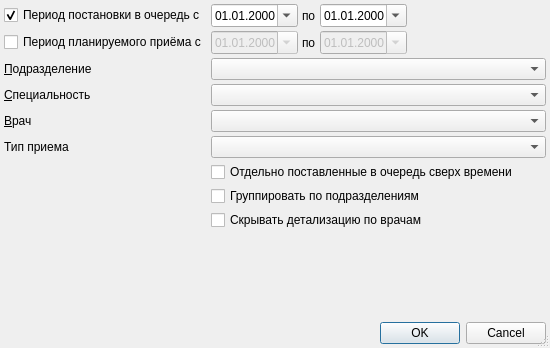
<?xml version="1.0" encoding="UTF-8"?>
<ui version="4.0">
 <class>PreRecordPlanExecutionByDoctorsDialog</class>
 <widget class="QDialog" name="PreRecordPlanExecutionByDoctorsDialog">
  <property name="windowModality">
   <enum>Qt::ApplicationModal</enum>
  </property>
  <property name="geometry">
   <rect>
    <x>0</x>
    <y>0</y>
    <width>550</width>
    <height>348</height>
   </rect>
  </property>
  <property name="windowTitle">
   <string>параметры отчёта</string>
  </property>
  <property name="sizeGripEnabled">
   <bool>true</bool>
  </property>
  <layout class="QGridLayout" name="gridLayout">
   <property name="margin">
    <number>4</number>
   </property>
   <property name="spacing">
    <number>4</number>
   </property>
   <item row="3" column="1" colspan="5">
    <widget class="CRBComboBox" name="cmbSpeciality">
     <property name="sizePolicy">
      <sizepolicy hsizetype="Preferred" vsizetype="Fixed">
       <horstretch>0</horstretch>
       <verstretch>0</verstretch>
      </sizepolicy>
     </property>
     <property name="whatsThis">
      <string>&lt;html&gt;&lt;head&gt;&lt;meta name=&quot;qrichtext&quot; content=&quot;1&quot; /&gt;&lt;style type=&quot;text/css&quot;&gt;
p, li { white-space: pre-wrap; }
&lt;/style&gt;&lt;/head&gt;&lt;body style=&quot; font-family:'MS Shell Dlg 2'; font-size:8.25pt; font-weight:400; font-style:normal;&quot;&gt;
&lt;p style=&quot;-qt-paragraph-type:empty; margin-top:0px; margin-bottom:0px; margin-left:0px; margin-right:0px; -qt-block-indent:0; text-indent:0px;&quot;&gt;&lt;/p&gt;&lt;/body&gt;&lt;/html&gt;</string>
     </property>
    </widget>
   </item>
   <item row="4" column="0">
    <widget class="QLabel" name="lblPerson">
     <property name="sizePolicy">
      <sizepolicy hsizetype="Preferred" vsizetype="Preferred">
       <horstretch>0</horstretch>
       <verstretch>0</verstretch>
      </sizepolicy>
     </property>
     <property name="text">
      <string>&amp;Врач</string>
     </property>
     <property name="buddy">
      <cstring>cmbPerson</cstring>
     </property>
    </widget>
   </item>
   <item row="1" column="2">
    <widget class="QLabel" name="lblEndScheduleDate">
     <property name="sizePolicy">
      <sizepolicy hsizetype="Maximum" vsizetype="Preferred">
       <horstretch>0</horstretch>
       <verstretch>0</verstretch>
      </sizepolicy>
     </property>
     <property name="text">
      <string>по</string>
     </property>
     <property name="buddy">
      <cstring>edtEndScheduleDate</cstring>
     </property>
    </widget>
   </item>
   <item row="7" column="1" colspan="5">
    <widget class="QCheckBox" name="chkGroupByOrgStructure">
     <property name="sizePolicy">
      <sizepolicy hsizetype="Preferred" vsizetype="Fixed">
       <horstretch>0</horstretch>
       <verstretch>0</verstretch>
      </sizepolicy>
     </property>
     <property name="text">
      <string>Группировать по подразделениям</string>
     </property>
    </widget>
   </item>
   <item row="2" column="1" colspan="5">
    <widget class="COrgStructureComboBox" name="cmbOrgStructure">
     <property name="sizePolicy">
      <sizepolicy hsizetype="Preferred" vsizetype="Fixed">
       <horstretch>0</horstretch>
       <verstretch>0</verstretch>
      </sizepolicy>
     </property>
    </widget>
   </item>
   <item row="4" column="1" colspan="5">
    <widget class="CPersonComboBoxEx" name="cmbPerson">
     <property name="sizePolicy">
      <sizepolicy hsizetype="Expanding" vsizetype="Fixed">
       <horstretch>0</horstretch>
       <verstretch>0</verstretch>
      </sizepolicy>
     </property>
    </widget>
   </item>
   <item row="0" column="2">
    <widget class="QLabel" name="lblEndRecordDate">
     <property name="sizePolicy">
      <sizepolicy hsizetype="Maximum" vsizetype="Preferred">
       <horstretch>0</horstretch>
       <verstretch>0</verstretch>
      </sizepolicy>
     </property>
     <property name="text">
      <string>по</string>
     </property>
     <property name="buddy">
      <cstring>edtEndRecordDate</cstring>
     </property>
    </widget>
   </item>
   <item row="1" column="0">
    <widget class="QCheckBox" name="chkSchedulePeriod">
     <property name="sizePolicy">
      <sizepolicy hsizetype="Preferred" vsizetype="Fixed">
       <horstretch>0</horstretch>
       <verstretch>0</verstretch>
      </sizepolicy>
     </property>
     <property name="text">
      <string>Период планируемого приёма с</string>
     </property>
     <property name="checked">
      <bool>false</bool>
     </property>
    </widget>
   </item>
   <item row="9" column="0">
    <spacer name="verticalSpacer">
     <property name="orientation">
      <enum>Qt::Vertical</enum>
     </property>
     <property name="sizeHint" stdset="0">
      <size>
       <width>20</width>
       <height>0</height>
      </size>
     </property>
    </spacer>
   </item>
   <item row="0" column="1">
    <widget class="CDateEdit" name="edtBegRecordDate">
     <property name="enabled">
      <bool>true</bool>
     </property>
     <property name="sizePolicy">
      <sizepolicy hsizetype="Maximum" vsizetype="Fixed">
       <horstretch>0</horstretch>
       <verstretch>0</verstretch>
      </sizepolicy>
     </property>
     <property name="displayFormat">
      <string>dd.MM.yyyy</string>
     </property>
     <property name="calendarPopup">
      <bool>true</bool>
     </property>
    </widget>
   </item>
   <item row="0" column="0">
    <widget class="QCheckBox" name="chkRecordPeriod">
     <property name="sizePolicy">
      <sizepolicy hsizetype="Preferred" vsizetype="Fixed">
       <horstretch>0</horstretch>
       <verstretch>0</verstretch>
      </sizepolicy>
     </property>
     <property name="text">
      <string>Период постановки в очередь с</string>
     </property>
     <property name="checked">
      <bool>true</bool>
     </property>
    </widget>
   </item>
   <item row="1" column="1">
    <widget class="CDateEdit" name="edtBegScheduleDate">
     <property name="enabled">
      <bool>false</bool>
     </property>
     <property name="sizePolicy">
      <sizepolicy hsizetype="Maximum" vsizetype="Fixed">
       <horstretch>0</horstretch>
       <verstretch>0</verstretch>
      </sizepolicy>
     </property>
     <property name="displayFormat">
      <string>dd.MM.yyyy</string>
     </property>
     <property name="calendarPopup">
      <bool>true</bool>
     </property>
    </widget>
   </item>
   <item row="0" column="3" colspan="2">
    <widget class="CDateEdit" name="edtEndRecordDate">
     <property name="enabled">
      <bool>true</bool>
     </property>
     <property name="sizePolicy">
      <sizepolicy hsizetype="Maximum" vsizetype="Fixed">
       <horstretch>0</horstretch>
       <verstretch>0</verstretch>
      </sizepolicy>
     </property>
     <property name="displayFormat">
      <string>dd.MM.yyyy</string>
     </property>
     <property name="calendarPopup">
      <bool>true</bool>
     </property>
    </widget>
   </item>
   <item row="0" column="5">
    <spacer name="horizontalSpacer">
     <property name="orientation">
      <enum>Qt::Horizontal</enum>
     </property>
     <property name="sizeHint" stdset="0">
      <size>
       <width>40</width>
       <height>20</height>
      </size>
     </property>
    </spacer>
   </item>
   <item row="3" column="0">
    <widget class="QLabel" name="lblSpeciality">
     <property name="sizePolicy">
      <sizepolicy hsizetype="Preferred" vsizetype="Preferred">
       <horstretch>0</horstretch>
       <verstretch>0</verstretch>
      </sizepolicy>
     </property>
     <property name="text">
      <string>&amp;Специальность</string>
     </property>
     <property name="buddy">
      <cstring>cmbSpeciality</cstring>
     </property>
    </widget>
   </item>
   <item row="8" column="1" colspan="5">
    <widget class="QCheckBox" name="chkHidePersons">
     <property name="text">
      <string>Скрывать детализацию по врачам</string>
     </property>
    </widget>
   </item>
   <item row="1" column="3" colspan="2">
    <widget class="CDateEdit" name="edtEndScheduleDate">
     <property name="enabled">
      <bool>false</bool>
     </property>
     <property name="sizePolicy">
      <sizepolicy hsizetype="Maximum" vsizetype="Fixed">
       <horstretch>0</horstretch>
       <verstretch>0</verstretch>
      </sizepolicy>
     </property>
     <property name="displayFormat">
      <string>dd.MM.yyyy</string>
     </property>
     <property name="calendarPopup">
      <bool>true</bool>
     </property>
    </widget>
   </item>
   <item row="11" column="0" colspan="6">
    <widget class="QDialogButtonBox" name="buttonBox">
     <property name="orientation">
      <enum>Qt::Horizontal</enum>
     </property>
     <property name="standardButtons">
      <set>QDialogButtonBox::Cancel|QDialogButtonBox::Ok</set>
     </property>
    </widget>
   </item>
   <item row="2" column="0">
    <widget class="QLabel" name="lblOrgStructure">
     <property name="sizePolicy">
      <sizepolicy hsizetype="Preferred" vsizetype="Preferred">
       <horstretch>0</horstretch>
       <verstretch>0</verstretch>
      </sizepolicy>
     </property>
     <property name="text">
      <string>&amp;Подразделение</string>
     </property>
     <property name="buddy">
      <cstring>cmbOrgStructure</cstring>
     </property>
    </widget>
   </item>
   <item row="5" column="0">
    <widget class="QLabel" name="lblAppointmentType">
     <property name="text">
      <string>Тип приема</string>
     </property>
    </widget>
   </item>
   <item row="5" column="1" colspan="5">
    <widget class="QComboBox" name="cmbAppointmentType"/>
   </item>
   <item row="6" column="1" colspan="5">
    <widget class="QCheckBox" name="chkOvertime">
     <property name="text">
      <string>Отдельно поставленные в очередь сверх времени</string>
     </property>
    </widget>
   </item>
  </layout>
 </widget>
 <customwidgets>
  <customwidget>
   <class>COrgStructureComboBox</class>
   <extends>QComboBox</extends>
   <header>Orgs/OrgStructComboBoxes.h</header>
  </customwidget>
  <customwidget>
   <class>CRBComboBox</class>
   <extends>QComboBox</extends>
   <header>library/crbcombobox.h</header>
  </customwidget>
  <customwidget>
   <class>CDateEdit</class>
   <extends>QDateEdit</extends>
   <header>library/DateEdit</header>
  </customwidget>
  <customwidget>
   <class>CPersonComboBoxEx</class>
   <extends>QComboBox</extends>
   <header>Orgs/PersonComboBoxEx.h</header>
  </customwidget>
 </customwidgets>
 <tabstops>
  <tabstop>chkRecordPeriod</tabstop>
  <tabstop>edtBegRecordDate</tabstop>
  <tabstop>edtEndRecordDate</tabstop>
  <tabstop>chkSchedulePeriod</tabstop>
  <tabstop>edtBegScheduleDate</tabstop>
  <tabstop>edtEndScheduleDate</tabstop>
  <tabstop>cmbOrgStructure</tabstop>
  <tabstop>cmbSpeciality</tabstop>
  <tabstop>cmbPerson</tabstop>
  <tabstop>cmbAppointmentType</tabstop>
  <tabstop>chkOvertime</tabstop>
  <tabstop>chkGroupByOrgStructure</tabstop>
  <tabstop>chkHidePersons</tabstop>
  <tabstop>buttonBox</tabstop>
 </tabstops>
 <resources/>
 <connections>
  <connection>
   <sender>buttonBox</sender>
   <signal>accepted()</signal>
   <receiver>PreRecordPlanExecutionByDoctorsDialog</receiver>
   <slot>accept()</slot>
   <hints>
    <hint type="sourcelabel">
     <x>194</x>
     <y>149</y>
    </hint>
    <hint type="destinationlabel">
     <x>119</x>
     <y>177</y>
    </hint>
   </hints>
  </connection>
  <connection>
   <sender>buttonBox</sender>
   <signal>rejected()</signal>
   <receiver>PreRecordPlanExecutionByDoctorsDialog</receiver>
   <slot>reject()</slot>
   <hints>
    <hint type="sourcelabel">
     <x>245</x>
     <y>149</y>
    </hint>
    <hint type="destinationlabel">
     <x>316</x>
     <y>177</y>
    </hint>
   </hints>
  </connection>
  <connection>
   <sender>chkRecordPeriod</sender>
   <signal>toggled(bool)</signal>
   <receiver>edtBegRecordDate</receiver>
   <slot>setEnabled(bool)</slot>
   <hints>
    <hint type="sourcelabel">
     <x>142</x>
     <y>13</y>
    </hint>
    <hint type="destinationlabel">
     <x>229</x>
     <y>11</y>
    </hint>
   </hints>
  </connection>
  <connection>
   <sender>chkRecordPeriod</sender>
   <signal>toggled(bool)</signal>
   <receiver>edtEndRecordDate</receiver>
   <slot>setEnabled(bool)</slot>
   <hints>
    <hint type="sourcelabel">
     <x>110</x>
     <y>17</y>
    </hint>
    <hint type="destinationlabel">
     <x>319</x>
     <y>21</y>
    </hint>
   </hints>
  </connection>
  <connection>
   <sender>chkSchedulePeriod</sender>
   <signal>toggled(bool)</signal>
   <receiver>edtBegScheduleDate</receiver>
   <slot>setEnabled(bool)</slot>
   <hints>
    <hint type="sourcelabel">
     <x>146</x>
     <y>39</y>
    </hint>
    <hint type="destinationlabel">
     <x>222</x>
     <y>41</y>
    </hint>
   </hints>
  </connection>
  <connection>
   <sender>chkSchedulePeriod</sender>
   <signal>toggled(bool)</signal>
   <receiver>edtEndScheduleDate</receiver>
   <slot>setEnabled(bool)</slot>
   <hints>
    <hint type="sourcelabel">
     <x>95</x>
     <y>38</y>
    </hint>
    <hint type="destinationlabel">
     <x>327</x>
     <y>38</y>
    </hint>
   </hints>
  </connection>
  <connection>
   <sender>chkRecordPeriod</sender>
   <signal>clicked()</signal>
   <receiver>edtBegRecordDate</receiver>
   <slot>setFocus()</slot>
   <hints>
    <hint type="sourcelabel">
     <x>97</x>
     <y>16</y>
    </hint>
    <hint type="destinationlabel">
     <x>230</x>
     <y>16</y>
    </hint>
   </hints>
  </connection>
  <connection>
   <sender>chkSchedulePeriod</sender>
   <signal>clicked()</signal>
   <receiver>edtBegScheduleDate</receiver>
   <slot>setFocus()</slot>
   <hints>
    <hint type="sourcelabel">
     <x>129</x>
     <y>41</y>
    </hint>
    <hint type="destinationlabel">
     <x>225</x>
     <y>35</y>
    </hint>
   </hints>
  </connection>
 </connections>
</ui>
